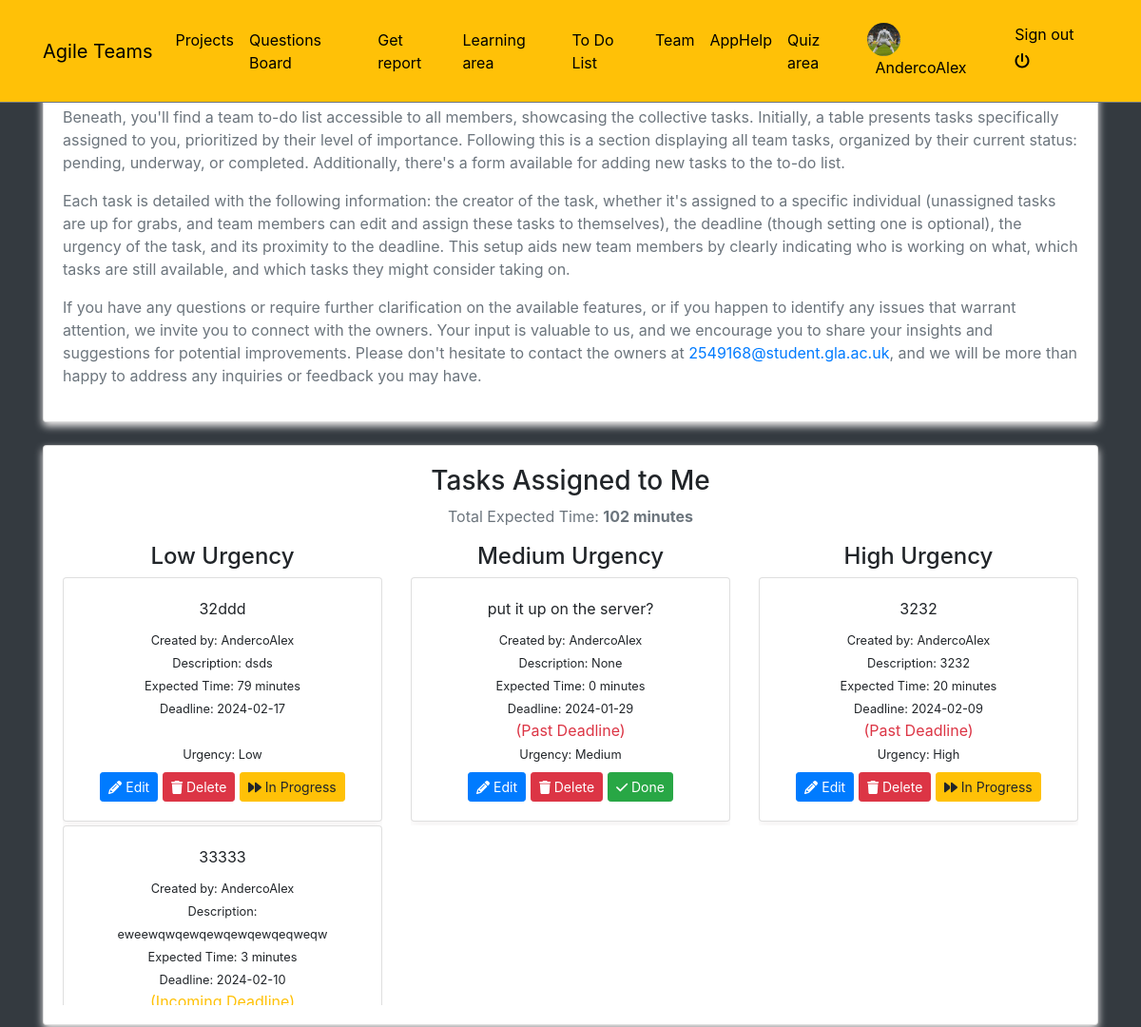
The app's page /todo/ (signed in, upper part), older data.
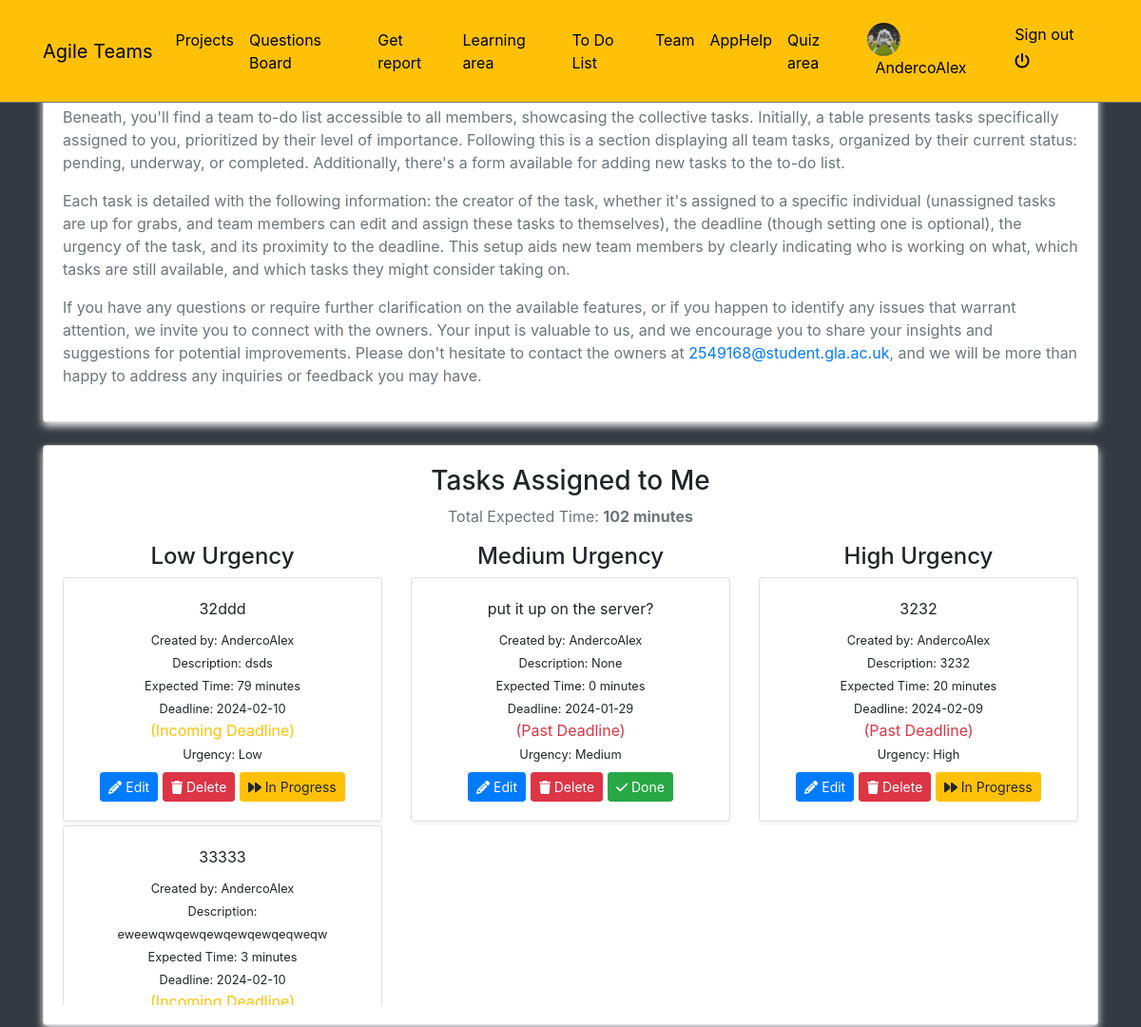
The same page, newer data.
### todo/models.py (models this page shows, shortened)
class Task(models.Model):
    TODO = 'TD'
    IN_PROGRESS = 'IP'
    DONE = 'DN'
    STATUS_CHOICES = [
        (TODO, 'To Do'),
        (IN_PROGRESS, 'In Progress'),
        (DONE, 'Done'),
    ]
    LOW = 'L'
    MEDIUM = 'M'
    HIGH = 'H'
    URGENCY_CHOICES = [
        (LOW, 'Low'),
        (MEDIUM, 'Medium'),
        (HIGH, 'High'),
    ]
    task = models.CharField(max_length=200)
    status = models.CharField(
        max_length=2,
        choices=STATUS_CHOICES,
        default=TODO,
    )
    created_at = models.DateTimeField(auto_now_add=True)
    updated_at = models.DateTimeField(auto_now=True)
    created_by = models.ForeignKey(
        settings.AUTH_USER_MODEL,
        related_name='created_tasks',
        on_delete=models.SET_NULL,
        null=True,
        blank=True
    )
    in_progress_by = models.ForeignKey(
        settings.AUTH_USER_MODEL,
        related_name='in_progress_tasks',
        on_delete=models.SET_NULL,
        null=True,
        blank=True
    )
    done_by = models.ForeignKey(
        settings.AUTH_USER_MODEL,
        related_name='done_tasks',
        on_delete=models.SET_NULL,
        null=True,
        blank=True
    )
    assigned_to = models.ForeignKey(
        settings.AUTH_USER_MODEL,
        related_name='assigned_tasks',
        on_delete=models.SET_NULL,
        null=True,
        blank=True
    )
    deadline = models.DateField(null=True, blank=True)
    urgency = models.CharField(
        max_length=1,
        choices=URGENCY_CHOICES,
        default=LOW,
    )
    description = models.TextField(null=True, blank=True)  # Allows for a detailed description of the task
    expected_time = models.IntegerField(help_text='Expected time in minutes', default=0)  # Stores the expected time in minutes

### agile/views.py (the view)
# urls.py: path('todo/', views.todo, name='todo'),
@login_required
def todo(request):
    tasks = Task.objects.filter(status=Task.TODO).order_by('-updated_at')
    in_progress_tasks = Task.objects.filter(status=Task.IN_PROGRESS).order_by('-updated_at')
    completed_tasks = Task.objects.filter(status=Task.DONE).order_by('-updated_at')
    users = User.objects.all()
    today = timezone.localdate()
    five_days_later = today + timedelta(days=5)
    total_expected_time = Task.objects.filter(assigned_to=request.user).aggregate(Sum('expected_time'))['expected_time__sum'] or 0
    tasks = Task.objects.filter(assigned_to=request.user)
    assigned_tasks = Task.objects.filter(assigned_to=request.user).order_by('-updated_at')
    context = {
        'tasks': tasks,
        'in_progress_tasks': in_progress_tasks,
        'completed_tasks': completed_tasks,
        'assigned_tasks': assigned_tasks,
        'users': users,
        'today': today,
        'five_days_later': five_days_later,
        'total_expected_time': total_expected_time,
    }
    return render(request, 'todo.html', context)

### blogs/context_processors.py (called while the page is built)
def get_categories(request):
    categories = Category.objects.all()
    return dict(categories=categories)

### profiles/context_processors.py (called while the page is built)
def profile_pic(request):
    if request.user.is_authenticated:
        user = request.user
        try:
            profile_obj = Profile.objects.get(user=user)
            pic = profile_obj.profile_picture
        except Profile.DoesNotExist:
            pic = None
        return {'picture':pic}
    return {}

def get_profile(request):
    if request.user.is_authenticated:
        user = request.user
        try:
            profile_obj = Profile.objects.get(user=user)
        except Profile.DoesNotExist:
            pic = None
        return {'profile':profile_obj}
    return {}

### templates/todo.html (shortened to what the changed rows need)
{% extends 'base.html' %}
{% block content %}
{% if request.user.is_authenticated  %}
<div class="container">
    <div class="card mt-4">
        <div class="card-body">
            <div class="row">
                <div class="col-md-4 text-center">
                    <div class="overflow-auto" style="max-height: 450px;">
                        {% for task in assigned_tasks %}
                            {% if task.urgency == 'L' %}
                                <div class="card mb-1">
                                    <div class="card-body text-center">
                                        {{ task.task }}
                                        <div class="mt-2">
                                            <small>Created by: {{ task.created_by.username }}</small>
                                            <div><small>Description: {{ task.description }}</small></div>
                                            <div><small>Expected Time: {{ task.expected_time }} minutes</small></div>
                                            <div><small>Deadline: {{ task.deadline|date:"Y-m-d" }}</small></div>
                                            {% if task.deadline and task.deadline < today %}
                                                <span class="text-danger">(Past Deadline)</span>
                                            {% elif task.deadline and task.deadline <= five_days_later %}
                                                <span class="text-warning">(Incoming Deadline)</span>
                                            {% endif %}
                                            <br><small>Urgency: Low</small></br>
                                        </div>
                                        <div class="mt-2">
                                            <a href="{% url 'edit_task' task.pk %}" class="btn btn-primary btn-sm"><i class="fa fa-pencil"></i> Edit</a>
                                            <a href="{% url 'delete_task' task.pk %}" class="btn btn-danger btn-sm"><i class="fa fa-trash"></i> Delete</a>
                                            {% if task.status == 'TD' %}
                                                <a href="{% url 'mark_as_in_progress' task.pk %}" class="btn btn-warning btn-sm"><i class="fa fa-forward"></i> In Progress</a>
                                            {% elif task.status == 'IP' %}
                                                <a href="{% url 'mark_as_done_from_in_progress' task.pk %}" class="btn btn-success btn-sm"><i class="fa fa-check"></i> Done</a>
                                            {% elif task.status == 'DN' %}
                                                <a href="{% url 'mark_as_undone' task.pk %}" class="btn btn-warning btn-sm"><i class="fa fa-undo"></i> Undo</a>
                                            {% endif %}
                                        </div>
                                    </div>
                                </div>
                            {% endif %}
                        {% empty %}
                            <p>No low urgency tasks assigned to you.</p>
                        {% endfor %}
                    </div>
                </div>
            </div>
        </div>
    </div>
</div>
{% else %}
<div class="text-center h3" style="margin-top: 70px;">Please log in to view the ToDo list.</div>
{% endif %}
{% endblock %}

Row changes from the older to the newer data that the page shows:
changed Task "32ddd": deadline "2024-02-17" → "2024-02-10"; now shows "(Incoming Deadline)"
